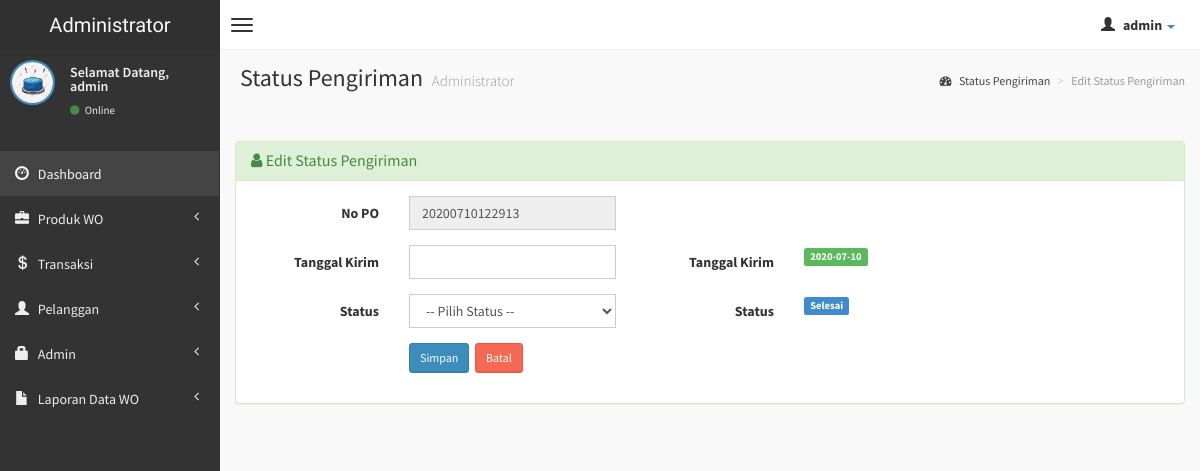
/admin/edit-po.php?hal=edit&kode=20200710122913 (signed in), run on the app's committed database.
### tables this page shows
CREATE TABLE `po` (
  `nopo` varchar(20) NOT NULL,
  `tanggalkirim` date NOT NULL,
  `status` enum('Proses Masak','Otw Kirim','Selesai') NOT NULL
);

### admin/edit-po.php (the view, shortened to what this page needs)
<?php
if (empty($_SESSION['username'])){
	header('location:../index.php');
} else {
?>
<!DOCTYPE html>
<html>
    <head>
        <link href="../dist/css/bootstrap.css" rel="stylesheet" type="text/css" />
        <link href="//cdnjs.cloudflare.com/ajax/libs/font-awesome/4.1.0/css/font-awesome.min.css" rel="stylesheet" type="text/css" />
        <link href="//code.ionicframework.com/ionicons/1.5.2/css/ionicons.min.css" rel="stylesheet" type="text/css" />
        <link href="../css/morris/morris.css" rel="stylesheet" type="text/css" />
        <link href="../css/jvectormap/jquery-jvectormap-1.2.2.css" rel="stylesheet" type="text/css" />
        <link href="../css/datepicker/datepicker3.css" rel="stylesheet" type="text/css" />
        <link href="../css/daterangepicker/daterangepicker-bs3.css" rel="stylesheet" type="text/css" />
        <link href="../css/bootstrap-wysihtml5/bootstrap3-wysihtml5.min.css" rel="stylesheet" type="text/css" />
        <link href="../css/AdminLTE.css" rel="stylesheet" type="text/css" />
        <link rel="stylesheet" href="datatables/dataTables.bootstrap.css"/>
    </head>
    <body class="skin-black">
        <header class="header">
            <a href="index.php" class="logo">
                Administrator
            </a>
            <nav class="navbar navbar-static-top" role="navigation">
                <a href="#" class="navbar-btn sidebar-toggle" data-toggle="offcanvas" role="button">
                    <span class="icon-bar"></span>
                    <span class="icon-bar"></span>
                    <span class="icon-bar"></span>
                </a>
                <div class="navbar-right">
                    <ul class="nav navbar-nav">
                        <li class="dropdown user user-menu">
                            <a href="#" class="dropdown-toggle" data-toggle="dropdown">
                                <i class="glyphicon glyphicon-user"></i>
                                <span><?php echo $_SESSION['fullname']; ?> <i class="caret"></i></span>
                            </a>
<?php } ?>
                        </li>
                    </ul>
                </div>
            </nav>
        </header>
        <div class="wrapper row-offcanvas row-offcanvas-left">
            <aside class="left-side sidebar-offcanvas">
                <section class="sidebar">
                    <div class="user-panel">
                        <div class="pull-left image">
                            <img src="<?php echo $_SESSION['gambar']; ?>" class="img-circle" alt="User Image" style="border: 2px solid #3C8DBC;" />
                        </div>
                        <div class="pull-left info">
                            <p>Selamat Datang,<br /><?php echo $_SESSION['fullname']; ?></p>
                            <a href="#"><i class="fa fa-circle text-success"></i> Online</a>
                        </div>
                    </div>
                    <?php include "menu.php"; ?>
                </section>
            </aside>
            <aside class="right-side">
                <section class="content-header">
                    <h1>
                        Status Pengiriman
                        <small>Administrator</small>
                    </h1>
                    <ol class="breadcrumb">
                        <li><a href="#"><i class="fa fa-dashboard"></i> Status Pengiriman</a></li>
                        <li class="active">Edit Status Pengiriman</li>
                    </ol>
                </section>
                <section class="content">
                <?php
            $kd = $_GET['kode'];
			$sql = mysqli_query($koneksi, "SELECT * FROM po WHERE nopo='$kd'");
			if(mysqli_num_rows($sql) == 0){
				header("Location: po.php");
			}else{
				$row = mysqli_fetch_assoc($sql);
			}
			?>
                    <br />
                    <div class="row">
                        <div class="col-lg-12">
                        <div class="panel panel-success">
                        <div class="panel-heading">
                        <h3 class="panel-title"><i class="fa fa-user"></i> Edit Status Pengiriman</h3>
                        </div>
                        <div class="panel-body">
                  <div class="form-panel">
                      <form class="form-horizontal style-form" action="update-po.php" method="post" enctype="multipart/form-data" name="form1" id="form1">
                          <div class="form-group">
                              <label class="col-sm-2 col-sm-2 control-label">No PO</label>
                              <div class="col-sm-3">
                            <input name="nopo" type="text" id="nopo" value="<?php echo $row['nopo']; ?>" class="form-control" autocomplete="off" readonly="readonly" />
                            </div>
                          </div>
                          <div class="form-group">
                              <label class="col-sm-2 col-sm-2 control-label">Tanggal Kirim</label>
                              <div class="col-sm-3">
                            <input type="text" class="input-group date form-control" data-date="" data-date-format="yyyy-mm-dd" id="tanggalkirim" name="tanggalkirim" required />
                            </div>
                            <label class="col-sm-2 col-sm-2 control-label">Tanggal Kirim</label>
                              <div class="col-sm-3">
                            <span class="label label-success"><?php echo $row['tanggalkirim']; ?></span>
                            </div>
                          </div>
                          <div class="form-group">
                              <label class="col-sm-2 col-sm-2 control-label">Status</label>
                              <div class="col-sm-3">
                            <select id="status" name="status" class="form-control" required>
                            <option> -- Pilih Status --</option>
                            </select>
                            </div>
                            <label class="col-sm-2 col-sm-2 control-label">Status</label>
                              <div class="col-sm-3">
                            <span class="label label-primary"><?php echo $row['status']; ?></span>
                            </div>
                            </div>
                          <div class="form-group">
                              <label class="col-sm-2 col-sm-2 control-label"></label>
                              <div class="col-sm-10">
                                  <input type="submit" name="update" value="Simpan" class="btn btn-sm btn-primary" />&nbsp;
	                              <a href="po-terima.php" class="btn btn-sm btn-danger">Batal </a>
                              </div>
                          </div>
                      </form>
                  </div>
                  </div>
                  </div>
          		</div>
                    </div>
                </section>
            </aside>
        </div>
    </body>
</html>

### data on the page
po: nopo "20200710122913", tanggalkirim "2020-07-10", status "Selesai"

### other printed values
$_SESSION['fullname'] "admin"
